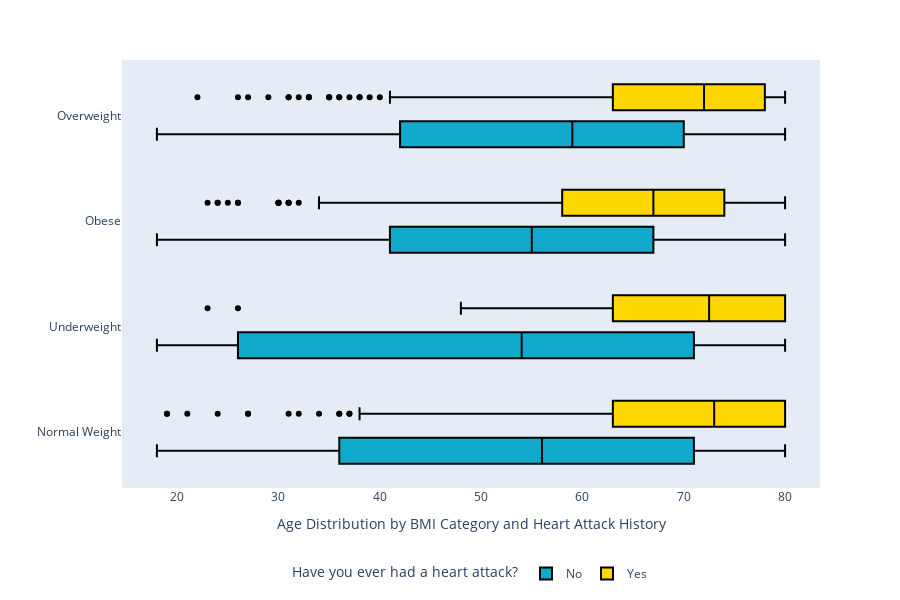

Notebook code for this chart:
### Code cell
boxplot(df, x='_AGE80', y='_BMI5CAT', caption='Age Distribution by BMI Category and Heart Attack History')

### Figure 1 — Plotly figure (JSON) as saved in the notebook; plotly's stock layout.template omitted (floating-point values rounded to 4 significant figures; data arrays with more than 128 entries replaced by an {"elided": "..."} marker saying what was removed)
{"data": [{"alignmentgroup": "True", "fillcolor": "#12AACC", "hovertemplate": "Have you ever had a heart attack?=No<br>Age Distribution by BMI Category and Heart Attack History=%{x}<br>=%{y}<extra></extra>", "legendgroup": "No", "marker": {"color": "black"}, "name": "No", "notched": false, "offsetgroup": "No", "orientation": "h", "showlegend": true, "type": "box", "x": {"elided": "29679 int values"}, "x0": " ", "xaxis": "x", "y": {"elided": "29679 str values"}, "y0": " ", "yaxis": "y"}, {"alignmentgroup": "True", "fillcolor": "gold", "hovertemplate": "Have you ever had a heart attack?=Yes<br>Age Distribution by BMI Category and Heart Attack History=%{x}<br>=%{y}<extra></extra>", "legendgroup": "Yes", "marker": {"color": "black"}, "name": "Yes", "notched": false, "offsetgroup": "Yes", "orientation": "h", "showlegend": true, "type": "box", "x": {"elided": "1851 int values"}, "x0": " ", "xaxis": "x", "y": {"elided": "1851 str values"}, "y0": " ", "yaxis": "y"}], "layout": {"autosize": true, "boxmode": "group", "height": 600, "legend": {"orientation": "h", "title": {"text": "Have you ever had a heart attack?"}, "tracegroupgap": 0, "x": 0.5, "xanchor": "center", "y": -0.2, "yanchor": "middle"}, "margin": {"t": 60}, "width": 900, "xaxis": {"anchor": "y", "domain": [0, 1], "showgrid": false, "title": {"text": "Age Distribution by BMI Category and Heart Attack History"}}, "yaxis": {"anchor": "x", "domain": [0, 1], "showgrid": false, "title": {"text": ""}}}}
